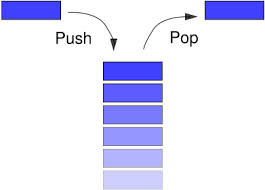
//> input picture data_structure_and_algos/QueueStack/imgs/stackImg.jpg, 265 x 190 px, given in place of lenna.png, which was not available
$ ./CannyDetector ../../../../../../data_structure_and_algos/QueueStack/imgs/stackImg.jpg   (built with g++ and OpenCV 4)
//> lines starting //> are read from the running program, lines starting //| are printed output that depends on the picture; pictures that were not available may be replaced by others from this repository, and a replacement may not be noted
#include <opencv2/imgproc.hpp>
#include <opencv2/highgui.hpp>
#include <iostream>

using namespace cv;

Mat src, src_gray;
Mat dst, detected_edges;
int lowThreshold = 0;
const int max_lowThreshold = 100;
const int ratio = 3;
const int kernel_size = 3;
const char* window_name = "Edge Map";

static void CannyThreshold(int, void*)
{
    blur( src_gray, detected_edges, Size(3,3) );
    Canny( detected_edges, detected_edges, lowThreshold, lowThreshold*ratio, kernel_size );
    dst = Scalar::all(0);
    src.copyTo( dst, detected_edges);
    imshow( window_name, dst );
}

int main( int argc, char** argv )
{
  src = cv::imread("lenna.png");
//> src is the input picture: 190 rows x 265 cols, CV_8UC3; mean B, G, R 249.5, 227.5, 227.5
  if( src.empty() )
  {
    std::cout << "Could not open or find the image!\n" << std::endl;
    std::cout << "Usage: " << argv[0] << " <Input image>" << std::endl;
    return -1;
  }
  dst.create( src.size(), src.type() );
  cvtColor( src, src_gray, COLOR_BGR2GRAY );
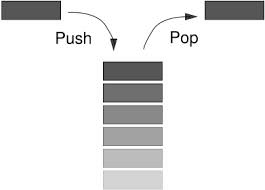
//> src_gray: 190 rows x 265 cols, CV_8UC1; min 0, max 255, mean 230
  namedWindow( window_name, WINDOW_AUTOSIZE );
  createTrackbar( "Min Threshold:", window_name, &lowThreshold, max_lowThreshold, CannyThreshold );
  CannyThreshold(0, 0);
//> in CannyThreshold, `blur( src_gray, detected_edges, Size(3,3) );`:
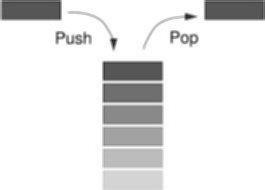
//> detected_edges: 190 rows x 265 cols, CV_8UC1; min 33, max 255, mean 229.8
//> in CannyThreshold, `Canny( detected_edges, detected_edges, lowThreshold, lowThreshold*rati..`:
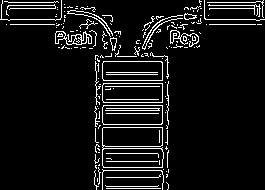
//> detected_edges: 190 rows x 265 cols, CV_8UC1; 7.6% white in thin lines or dots
//> in CannyThreshold, `src.copyTo( dst, detected_edges);`:
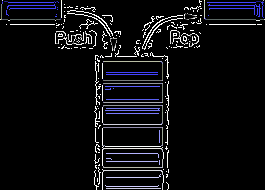
//> dst: 190 rows x 265 cols, CV_8UC3; mean B, G, R 17.3, 14.4, 14.3
  waitKey(0);
  return 0;
}
